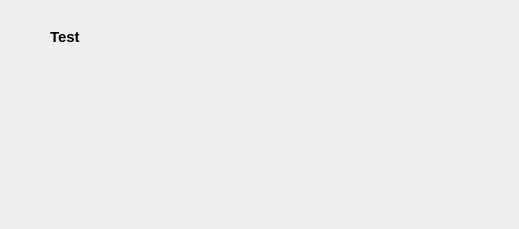
<?xml version="1.0" encoding="UTF-8"?>
<ui version="4.0">
 <class>CreateurBranchementDialogBase</class>
 <widget class="QDialog" name="CreateurBranchementDialogBase">
  <property name="geometry">
   <rect>
    <x>0</x>
    <y>0</y>
    <width>519</width>
    <height>229</height>
   </rect>
  </property>
  <property name="windowTitle">
   <string>Createur branchement</string>
  </property>
  <widget class="QDialogButtonBox" name="button_box">
   <property name="geometry">
    <rect>
     <x>30</x>
     <y>240</y>
     <width>341</width>
     <height>32</height>
    </rect>
   </property>
   <property name="orientation">
    <enum>Qt::Horizontal</enum>
   </property>
   <property name="standardButtons">
    <set>QDialogButtonBox::Cancel|QDialogButtonBox::Ok</set>
   </property>
  </widget>
  <widget class="QLabel" name="label">
   <property name="geometry">
    <rect>
     <x>50</x>
     <y>30</y>
     <width>47</width>
     <height>13</height>
    </rect>
   </property>
   <property name="font">
    <font>
     <pointsize>11</pointsize>
     <weight>75</weight>
     <bold>true</bold>
    </font>
   </property>
   <property name="text">
    <string>Test</string>
   </property>
  </widget>
 </widget>
 <resources/>
 <connections>
  <connection>
   <sender>button_box</sender>
   <signal>accepted()</signal>
   <receiver>CreateurBranchementDialogBase</receiver>
   <slot>accept()</slot>
   <hints>
    <hint type="sourcelabel">
     <x>20</x>
     <y>20</y>
    </hint>
    <hint type="destinationlabel">
     <x>20</x>
     <y>20</y>
    </hint>
   </hints>
  </connection>
  <connection>
   <sender>button_box</sender>
   <signal>rejected()</signal>
   <receiver>CreateurBranchementDialogBase</receiver>
   <slot>reject()</slot>
   <hints>
    <hint type="sourcelabel">
     <x>20</x>
     <y>20</y>
    </hint>
    <hint type="destinationlabel">
     <x>20</x>
     <y>20</y>
    </hint>
   </hints>
  </connection>
 </connections>
</ui>
